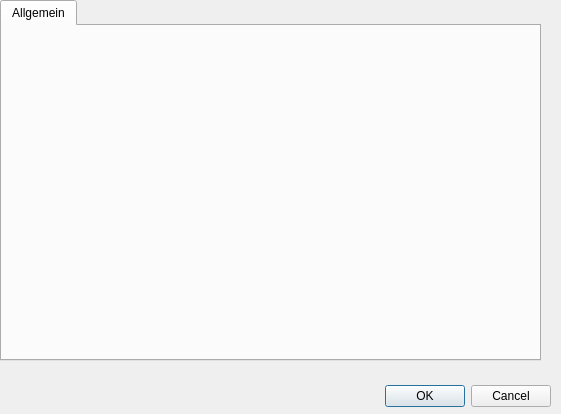
<?xml version="1.0" encoding="UTF-8"?>
<ui version="4.0">
 <class>Dialog</class>
 <widget class="QDialog" name="Dialog">
  <property name="geometry">
   <rect>
    <x>0</x>
    <y>0</y>
    <width>561</width>
    <height>414</height>
   </rect>
  </property>
  <property name="windowTitle">
   <string>Dialog</string>
  </property>
  <widget class="QDialogButtonBox" name="buttonBox">
   <property name="geometry">
    <rect>
     <x>210</x>
     <y>380</y>
     <width>341</width>
     <height>32</height>
    </rect>
   </property>
   <property name="orientation">
    <enum>Qt::Horizontal</enum>
   </property>
   <property name="standardButtons">
    <set>QDialogButtonBox::Cancel|QDialogButtonBox::Ok</set>
   </property>
  </widget>
  <widget class="QTabWidget" name="tabWidget">
   <property name="geometry">
    <rect>
     <x>0</x>
     <y>0</y>
     <width>541</width>
     <height>361</height>
    </rect>
   </property>
   <property name="currentIndex">
    <number>0</number>
   </property>
   <widget class="QWidget" name="tab_2">
    <attribute name="title">
     <string>Allgemein</string>
    </attribute>
   </widget>
  </widget>
 </widget>
 <resources/>
 <connections>
  <connection>
   <sender>buttonBox</sender>
   <signal>accepted()</signal>
   <receiver>Dialog</receiver>
   <slot>accept()</slot>
   <hints>
    <hint type="sourcelabel">
     <x>248</x>
     <y>254</y>
    </hint>
    <hint type="destinationlabel">
     <x>157</x>
     <y>274</y>
    </hint>
   </hints>
  </connection>
  <connection>
   <sender>buttonBox</sender>
   <signal>rejected()</signal>
   <receiver>Dialog</receiver>
   <slot>reject()</slot>
   <hints>
    <hint type="sourcelabel">
     <x>316</x>
     <y>260</y>
    </hint>
    <hint type="destinationlabel">
     <x>286</x>
     <y>274</y>
    </hint>
   </hints>
  </connection>
 </connections>
</ui>
